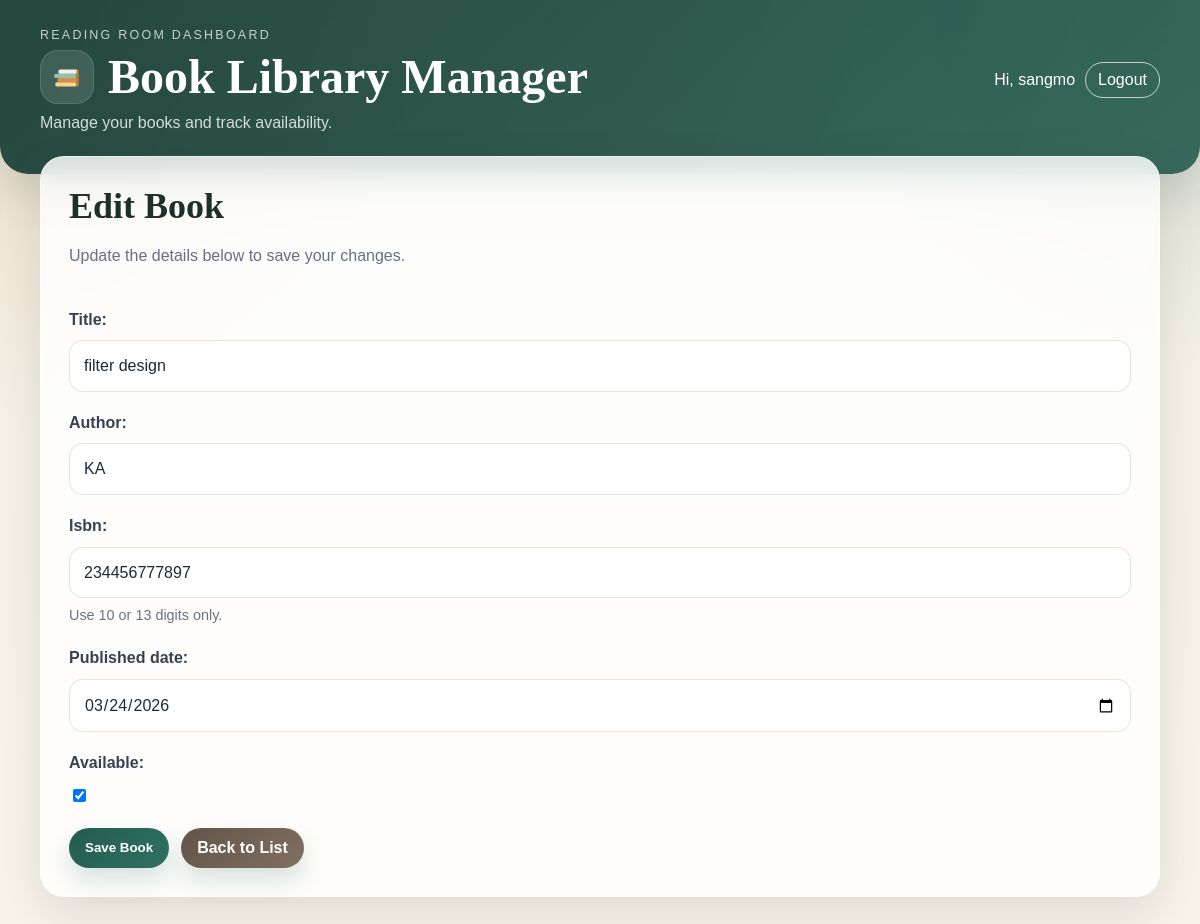
Page /edit/2/ (signed in) on the committed database.
### books/models.py (models this page shows, shortened)
class Book(models.Model):
    title = models.CharField(max_length=200)
    author = models.CharField(max_length=100)
    isbn = models.CharField(max_length=20)
    published_date = models.DateField(null=True, blank = True)
    available = models.BooleanField(default=True)
    created_at = models.DateTimeField(auto_now_add=True)

### books/views.py (the view)
# urls.py: path("edit/<int:pk>/", views.book_edit, name="book_edit"),
@user_passes_test(is_librarian)
def book_edit(request, pk):
	book = Book.objects.get(pk=pk)
	if request.method == "POST":
		form = BookForm(request.POST, instance=book)
		if form.is_valid():
			book = form.save()
			messages.success(request, f'"{book.title}" was updated successfully.')
			return redirect("books:book_list")
	else:
		form = BookForm(instance=book)
	return render(request, "books/book_form.html", {"form": form})

### books/forms.py (shortened to what this page needs)
class BookForm(forms.ModelForm):
    class Meta:
        model = Book
        fields = ["title", "author", "isbn", "published_date", "available"]
        widgets = {
            "published_date": forms.DateInput(attrs={"type": "date"}),
        }
        help_texts = {
            "isbn": "Use 10 or 13 digits only.",
        }

### books/views.py (called while the page is built)
def is_librarian(user):
	return user.is_authenticated and (
		user.is_staff or user.groups.filter(name="Librarian").exists()
	)

### books/templates/books/book_form.html (shortened to what this page needs)
{% extends "base.html" %}
{% block content %}
<section class="card">
  <div class="section-header">
    <div>
      <h2>{{ form.instance.pk|yesno:"Edit Book,Add a New Book" }}</h2>
      <p class="section-subtitle">
        {{ form.instance.pk|yesno:"Update the details below to save your changes.,Fill in the details below to save a new book to your library." }}
      </p>
    </div>
  </div>
  <form method="post">
    {{ form.as_p }}
    <div class="actions">
      <button class="button" type="submit">Save Book</button>
      <a class="button secondary" href="{% url 'books:book_list' %}">Back to List</a>
    </div>
  </form>
</section>
{% endblock %}

### books/templates/base.html (shortened to what this page needs)
<!doctype html>
<html lang="en">
  <head>
  </head>
  <body>
    <header>
      <div class="header-row">
        <div>
          <p class="brand-eyebrow">Reading Room Dashboard</p>
          <div class="brand-title">
            <span class="brand-logo" aria-hidden="true">
            </span>
            <h1>Book Library Manager</h1>
          </div>
          <p>Manage your books and track availability.</p>
        </div>
        <div class="auth-links">
          {% if user.is_authenticated %}
          <span>Hi, {{ user.username }}</span>
          <form method="post" action="{% url 'logout' %}">
            <button type="submit">Logout</button>
          </form>
          {% else %}
          <a href="{% url 'login' %}">Login</a>
          {% endif %}
        </div>
      </div>
    </header>
    <main>
       {% block content %}{% endblock %}
    </main>
  </body>
</html>

### books/templates/base.html (style rules this page uses)
:root { --bg: #f3efe6; --bg-accent: #efe5d2; --surface: rgba(255, 255, 255, 0.82); --surface-strong: #fffdf8; --text: #1f2933; --muted: #667085; --line: rgba(113, 87, 44, 0.14); --brand: #245c4f; --brand-dark: #183d36; --brand-soft: #dff2ea; --accent: #c47b2c; --accent-soft: #fff1de; --danger: #7a1f1f; --danger-soft: #fce8e8; --success: #1f6a47; --success-soft: #e1f6ea; --shadow: 0 18px 48px rgba(52, 39, 17, 0.12); --radius-lg: 24px; --radius-md: 16px; --radius-sm: 12px; }
body { margin: 0; font-family: "Trebuchet MS", "Lucida Sans Unicode", sans-serif; background: radial-gradient(circle at top left, rgba(196, 123, 44, 0.18), transparent 28%), radial-gradient(circle at top right, rgba(36, 92, 79, 0.16), transparent 24%), linear-gradient(180deg, var(--bg) 0%, #f8f4ec 100%); color: var(--text); min-height: 100vh; }
header { color: #ffffff; padding: 28px 32px 42px; background: linear-gradient(135deg, rgba(24, 61, 54, 0.94), rgba(36, 92, 79, 0.9)), linear-gradient(45deg, rgba(196, 123, 44, 0.18), transparent); border-bottom-left-radius: 28px; border-bottom-right-radius: 28px; box-shadow: 0 18px 44px rgba(24, 61, 54, 0.18); }
.header-row { display: flex; justify-content: space-between; align-items: center; gap: 16px; flex-wrap: wrap; max-width: 1120px; margin: 0 auto; }
.brand-eyebrow { margin: 0 0 8px; font-size: 0.78rem; letter-spacing: 0.18em; text-transform: uppercase; color: rgba(255, 255, 255, 0.74); }
.brand-title { display: flex; align-items: center; gap: 14px; }
.brand-logo { width: 54px; height: 54px; flex: 0 0 54px; display: inline-flex; align-items: center; justify-content: center; border-radius: 18px; background: rgba(255, 255, 255, 0.12); box-shadow: inset 0 0 0 1px rgba(255, 255, 255, 0.12); }
.brand-logo svg { width: 34px; height: 34px; }
header h1 { margin: 0; font-family: "Palatino Linotype", "Book Antiqua", Georgia, serif; font-size: clamp(2rem, 4vw, 3rem); line-height: 1.05; }
header p { margin: 10px 0 0; max-width: 620px; color: rgba(255, 255, 255, 0.8); font-size: 1rem; }
.auth-links { display: flex; gap: 10px; align-items: center; flex-wrap: wrap; }
.auth-links form { margin: 0; }
.auth-links button { background: transparent; border: 1px solid rgba(255, 255, 255, 0.7); color: #ffffff; border-radius: 999px; padding: 8px 12px; cursor: pointer; font: inherit; }
main { max-width: 1120px; margin: -18px auto 48px; padding: 0 20px; }
.card { background: var(--surface); backdrop-filter: blur(12px); border: 1px solid rgba(255, 255, 255, 0.45); border-radius: var(--radius-lg); box-shadow: var(--shadow); padding: 28px; }
.actions { margin-top: 18px; display: flex; gap: 12px; flex-wrap: wrap; }
.button { display: inline-block; padding: 11px 16px; border-radius: 999px; background: linear-gradient(135deg, var(--brand), #2f7262); color: #ffffff; text-decoration: none; font-weight: 600; border: none; cursor: pointer; box-shadow: 0 12px 24px rgba(36, 92, 79, 0.18); }
.button.secondary { background: linear-gradient(135deg, #625449, #7f7060); }
form { margin-top: 20px; }
form p { margin: 0 0 18px; }
label { display: block; margin-bottom: 8px; font-weight: 600; color: #374151; }
input, select, textarea { width: 100%; box-sizing: border-box; padding: 12px 14px; border: 1px solid rgba(113, 87, 44, 0.16); border-radius: 14px; background: rgba(255, 255, 255, 0.92); color: var(--text); font: inherit; }
input[type="checkbox"] { width: auto; }
.helptext { display: block; margin-top: 6px; color: #6b7280; font-size: 0.9rem; }
.section-header { display: flex; justify-content: space-between; gap: 16px; align-items: end; flex-wrap: wrap; margin-bottom: 22px; }
.section-header h2, .card h2 { margin: 0; font-family: "Palatino Linotype", "Book Antiqua", Georgia, serif; font-size: clamp(1.7rem, 3vw, 2.35rem); color: #1c302a; }
.section-subtitle, .card p { color: var(--muted); line-height: 1.6; }

### rows in the picture
Book: instance.pk "Edit Book", instance.pk "Update the details below to save your changes.", title "filter design", author "KA", isbn "234456777897", published_date "03/24/2026", available "☑"

### other values in the picture
{{ user.username }} "sangmo"
